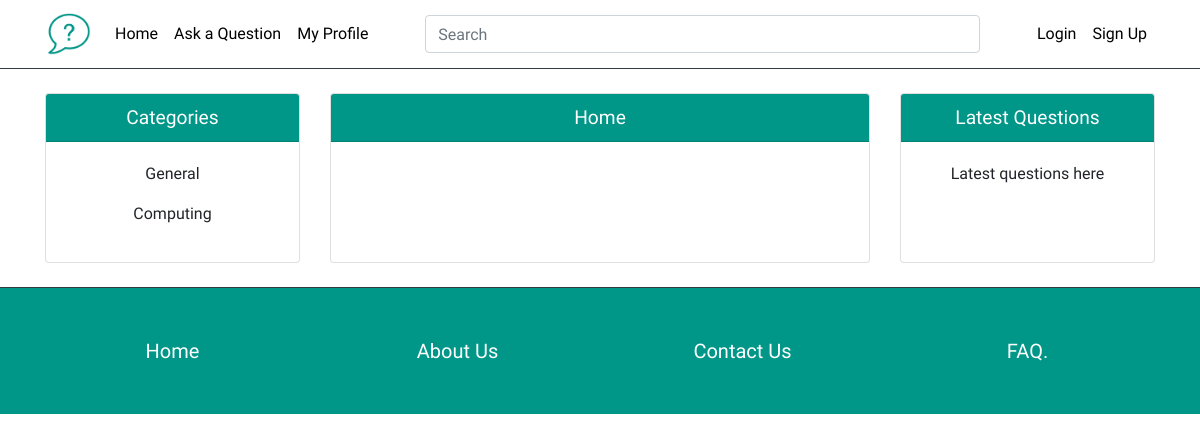
Before: / with the older database file.
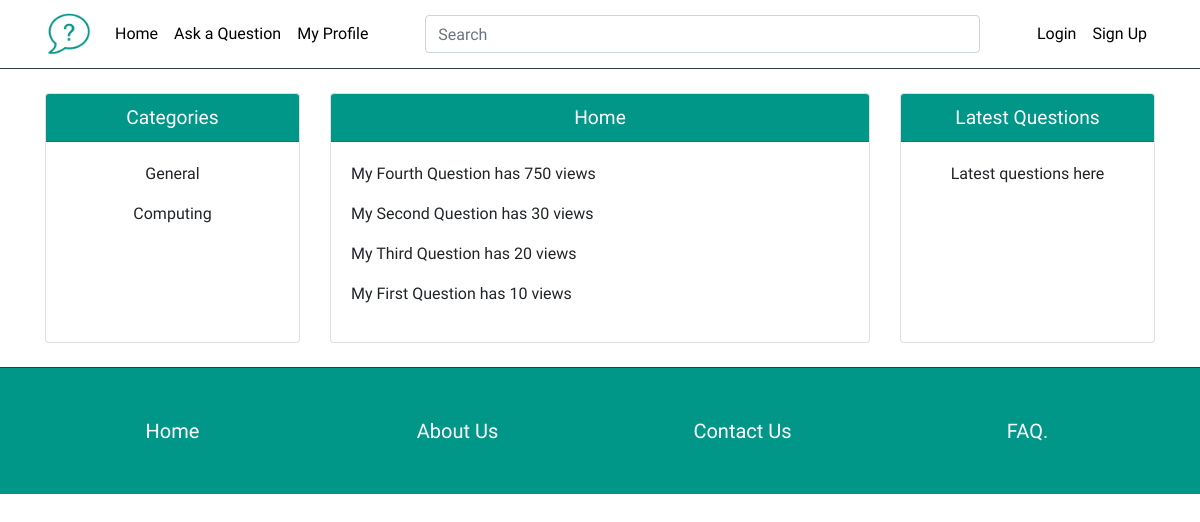
After: the same page with the newer database file.
### ask_students/models.py (models this page shows, shortened)
class Category(models.Model):
	name = models.CharField(max_length=64, unique=True)
	description = models.CharField(max_length=512, null=True)
	approved = models.BooleanField(default=False)
	slug = models.SlugField(unique=True)
	user = models.ForeignKey(User, on_delete=models.SET_NULL, null=True)
	class Meta:
		verbose_name_plural = "Categories"

class Question(models.Model):
	name = models.CharField(max_length=128)
	text = models.CharField(max_length=4096, default="")
	anonymous = models.BooleanField(default=False)
	posted = models.DateTimeField(default=timezone.now)
	edited = models.DateTimeField(default=None, null=True)
	views = models.IntegerField(default=0)
	answered = models.OneToOneField(Answer, null=True)
	user = models.ForeignKey(UserProfile, on_delete=models.SET_NULL, null=True)
	category = models.ForeignKey(Category, on_delete=models.CASCADE)
	support_file = models.ImageField(upload_to='support_files', null=True)
	def __str__(self):
		return self.name

### ask_students/views.py (the view)
# urls.py: url(r'^$', views.index, name='index')
def index(request):
    past_week = timezone.now() - timedelta(days=7)
    top_questions_list = Question.objects.order_by('-views')[:10]
    test = Question.objects.all().order_by('-views')
    unanswered_questions_list = Question.objects.all()[:10]
    context_dict = {'top_questions': top_questions_list,
                    'unanswered_questions': unanswered_questions_list
                    }
    return render(request, 'ask_students/index.html', context_dict)

### ask_students/templatetags/ask_students_templatetags.py (called while the page is built)
@register.inclusion_tag('ask_students/category_list.html')
def get_category_list():
	return {'categories': Category.objects.all()}

### templates/ask_students/index.html (shortened to what this page needs)
{% extends 'ask_students/base.html' %}
{% block pagetitle %}
    Home
{% endblock %}
{% block body_block %}
    {% if top_questions %}
        {% for question in top_questions %}
            <p>{{ question }}</p>
        {% endfor %}
    {% endif %}
{% endblock %}

### templates/ask_students/base.html (shortened to what this page needs)
<!DOCTYPE html>
{% load staticfiles %}
{% load ask_students_templatetags %}
<html lang="en">
<head>
  <link href="https://stackpath.bootstrapcdn.com/bootstrap/4.3.1/css/bootstrap.min.css" rel="stylesheet">
  <link href="{% static 'css/style.css' %}" rel="stylesheet">
</head>
<body>
  <nav class="navbar fixed-top justify-content-between navbar-expand-lg navbar-white bg-white sticky-top border-bottom border-dark custom-colour">
    <div class="container">
      <a href="{% url 'index' %}"><img class="navbar-brand" height="52" width="46" src="{% static 'images/home.png' %}"></a>
      <form class="order-lg-2" id="nav-bar-search" name="nav-bar-search">
        <input aria-label="Search" class="form-control" placeholder="Search" type="text">
      </form>
      <div class="collapse navbar-collapse order-lg-1" id="navbar-response-left">
        <ul class="navbar-nav">
          <li class="nav-item active"><a class="nav-link" href="{% url 'index' %}">Home</a></li>
          <li class="nav-item active"><a class="nav-link" href="#">Ask a Question</a></li>
          <li class="nav-item active"><a class="nav-link" href="#">My Profile</a></li>
        </ul>
      </div>
      <div class="collapse justify-content-end navbar-collapse order-lg-3" id="navbar-response-right">
        <ul class="navbar-nav">
            {% if user.is_authenticated %}
              <a href="#" style="font-size:80%">You are logged in as {{ user.username }}</a>
              <li class="nav-item"><a class="nav-link" href="{% url 'auth_logout' %}?next=/">Logout</a></li>
            {% else %}
              <li class="nav-item"><a class="nav-link" href="{% url 'auth_login' %}">Login</a></li>
              <li class="nav-item"><a class="nav-link" href="{% url 'registration_register' %}">Sign Up</a></li>
            {% endif %}
        </ul>
      </div>
    </div>
  </nav><br>
  <div class="container">
    <div class="row">
      <div class="col-md-3">
        <div class="card h-100 outer-card">
          <h4 class="card-header font-weight-normal">Categories</h4>
          <div class="card-body">
                {% block left_sidebar_block %}
                    {% get_category_list %}
                {% endblock %}
          </div>
        </div>
      </div>
      <div class="col-md-6">
        <div class="card h-100 inner-card">
          <h4 class="card-header">{% block pagetitle %}CHANGETHIS{% endblock %}</h4>
          <div class="card-body">
              {% block body_block %}
              {% endblock %}
          </div>
        </div>
      </div>
      <div class="col-md-3">
        <div class="card h-100 outer-card">
          <h4 class="card-header">Latest Questions</h4>
          <div class="card-body">
            Latest questions here
          </div>
        </div>
      </div>
    </div>
    <br>
  </div>
  <footer class="py-5 border-top border-dark" id="footer">
    <div class="container text-center">
      <div class="row">
        <div class="col-sm footer-item"><a href="{% url 'index' %}">Home</a></div>
        <div class="col-sm footer-item"><a href="#">About Us</a></div>
        <div class="col-sm footer-item"><a href="#">Contact Us</a></div>
        <div class="col-sm footer-item"><a href="#">FAQ.</a></div>
      </div>
    </div>
  </footer>
</body>
</html>

### templates/ask_students/category_list.html
{% if categories %}
    {% for category in categories %}
        <p>{{ category.name }}</p>
    {% endfor %}
{% endif %}

### static/css/style.css (style rules this page uses)
body { font-family: 'Source Sans Pro', sans-serif; }
#nav-bar-search { width: 50%; margin-left: 10px; margin-right: 10px; }
.card .card-header { background: rgb(0,150,136); color: white; font-size: 1.2rem; text-align: center; }
.outer-card { text-align: center; }
#footer { background: rgb(0,150,136); font-size: 20px; }
#footer a { color: white; }
.custom-colour li a { color: black; text-align: center; }

Changed rows visible on the page:
added Question: name "My Fourth Question has 750 views"
added Question: name "My Second Question has 30 views"
added Question: name "My Third Question has 20 views"
added Question: name "My First Question has 10 views"
